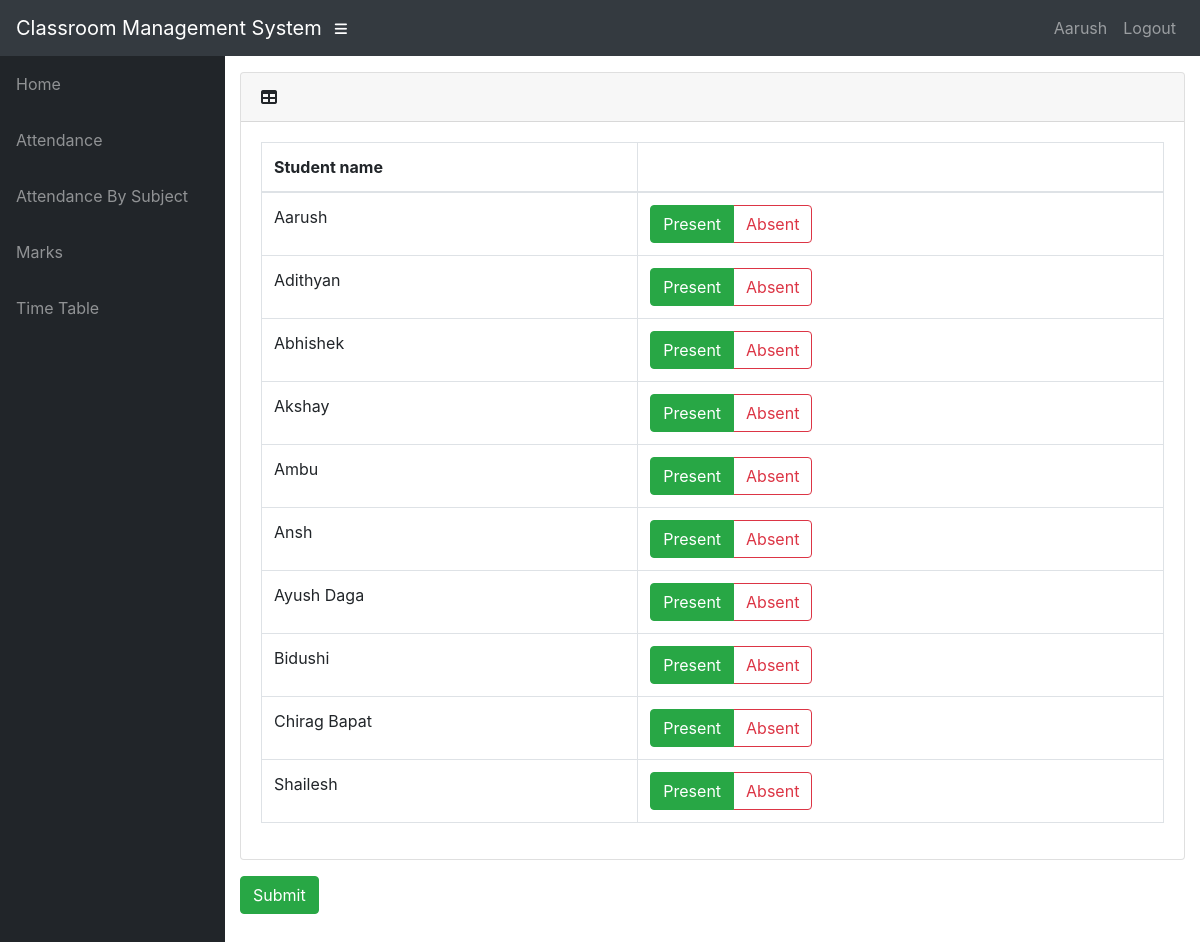
The page /teacher/168/attendance/ (signed in) on the database its author committed.
### info/models.py (models this page shows, shortened)
class User(AbstractUser):
    @property
    def is_student(self):
        if hasattr(self, 'student'):
            return True
        return False

class Student(models.Model):
    user = models.OneToOneField(User, on_delete=models.CASCADE, null=True)
    class_id = models.ForeignKey(Class, on_delete=models.CASCADE, default=1)
    USN = models.CharField(primary_key='True', max_length=100)
    name = models.CharField(max_length=200)
    sex = models.CharField(max_length=50, choices=sex_choice, default='Male')
    DOB = models.DateField(default='1998-01-01')

### info/views.py (the view)
# urls.py: path('teacher/<int:ass_c_id>/attendance/', views.t_attendance, name='t_attendance'),
@login_required()
def t_attendance(request, ass_c_id):
    assc = get_object_or_404(AttendanceClass, id=ass_c_id)
    ass = assc.assign
    c = ass.class_id
    context = {
        'ass': ass,
        'c': c,
        'assc': assc,
    }
    return render(request, 'info/t_attendance.html', context)

### info/templates/info/t_attendance.html (shortened to what this page needs)
{% extends 'info/base.html' %}
{% block content %}
{% if c.student_set.all %}
<form action="{% url 'confirm' assc.id %}" method="post">
    <div class="card mb-3">
        <div class="card-header">
          <i class="fas fa-table"></i>
         <b>{{ dept1.name }}</b></div>
        <div class="card-body">
          <div class="table-responsive">
            <table class="table table-bordered" id="dataTable" width="100%" cellspacing="0">
              <thead>
                <tr>
                    <th>Student name</th>
                    <th></th>
                </tr>
              </thead>
                <tbody>
                {% for s in c.student_set.all %}
                    <tr>
                    <td>{{s.name}}</td>
                    <td>
                        <div class="btn-group btn-group-toggle" data-toggle="buttons">
                                <label class="btn btn-outline-success active">
                                    <input type="radio" name="{{ s.USN }}" id="option1" autocomplete="off" value="present" checked> Present
                                </label>
                                <label class="btn btn-outline-danger">
                                    <input type="radio" name="{{ s.USN }}" id="option2" autocomplete="off" value="absent"> Absent
                                </label>
                        </div>
                    </td>
                    </tr>
                {% endfor %}
                </tbody>
            </table>
          </div>
        </div>
      </div>
    <input class="btn btn-success" type="submit" value="Submit">
</form>
{% else %}
    <p>No students in Class</p>
{% endif %}
{% endblock %}

### info/templates/info/base.html (shortened to what this page needs)
<!DOCTYPE html>
<html lang="en">
  <head>
      {% load static %}
    <link href="{% static '/info/bootstrap/vendor/bootstrap/css/bootstrap.min.css' %}" rel="stylesheet">
    <link href="{% static '/info/bootstrap/vendor/fontawesome-free/css/all.min.css' %}" rel="stylesheet" type="text/css">
    <link href="{% static '/info/bootstrap/vendor/datatables/dataTables.bootstrap4.css' %}" rel="stylesheet">
    <link href="{% static '/info/bootstrap/css/sb-admin.css' %}" rel="stylesheet">
  </head>
  <body id="page-top">
    <nav class="navbar navbar-expand navbar-dark bg-dark static-top">
      <a class="navbar-brand mr-1" href="{% url 'index' %}">Classroom Management System</a>
      <button class="btn btn-link btn-sm text-white order-1 order-sm-0" id="sidebarToggle" href="#">
        <i class="fas fa-bars"></i>
      </button>
        <div class="collapse navbar-collapse" id="navbarResponsive">
          <ul class="navbar-nav ml-auto">
            <li class="nav-item">
                {% if request.user.is_student %}
                    <a class="nav-link text-capitalize">{{ request.user.student.name }}</a>
                {% elif request.user.is_teacher %}
                    <a class="nav-link text-capitalize">{{ request.user.teacher.name }}</a>
                {% endif %}
            </li>
            <li class="nav-item">
                <a class="nav-link" href="#" data-toggle="modal" data-target="#logoutModal">Logout</a>
            </li>
          </ul>
        </div>
    </nav>
    <div id="wrapper">
      <ul class="sidebar navbar-nav">
            <li class="nav-item">
              <a class="nav-link" href="{% url 'index' %}">
                <span>Home</span>
              </a>
            </li>
        {% if request.user.is_student %}
            <li class="nav-item">
              <a class="nav-link" href="{% url 'attendance' request.user.student.USN %}">
                <span>Attendance</span>
              </a>
            </li>
            <li class="nav-item">
              <a class="nav-link" href="{% url 'attendance' request.user.student.USN %}">
                <span>Attendance By Subject</span>
              </a>
            </li>
            <li class="nav-item">
              <a class="nav-link" href="{% url 'marks_list' request.user.student.USN %}">
                <span>Marks</span>
              </a>
            </li>
              <li class="nav-item">
              <a class="nav-link" href="{% url 'timetable' request.user.student.class_id_id %}">
                <span>Time Table</span>
              </a>
            </li>
        {% endif %}
      </ul>
      <div id="content-wrapper">
        <div class="container-fluid">
            {% block content %}
            {% endblock %}
        </div>
      </div>
    </div>
  </body>
</html>

### rows shown on the page
User: user.student.name "Aarush"
Student: name "Aarush"
Student: name "Adithyan"
Student: name "Abhishek"
Student: name "Akshay"
Student: name "Ambu"
Student: name "Ansh"
Student: name "Ayush Daga"
Student: name "Bidushi"
Student: name "Chirag Bapat"
Student: name "Shailesh"
